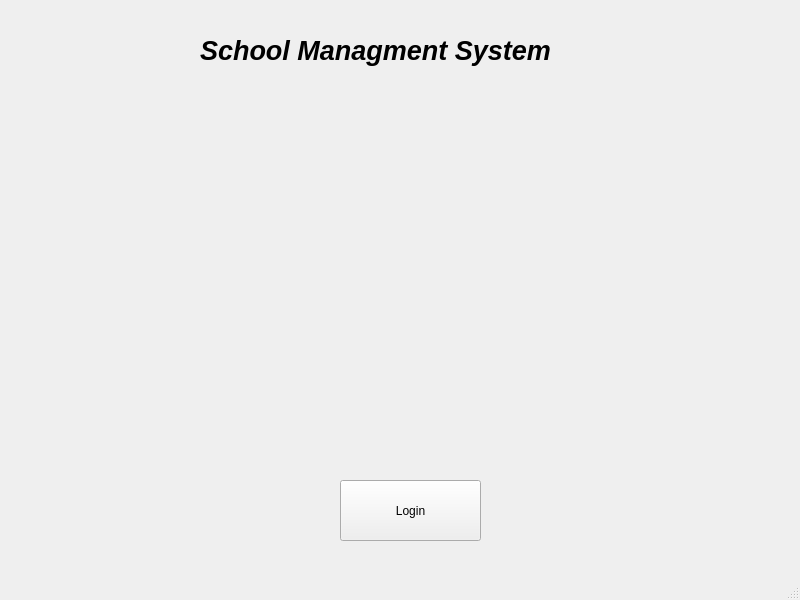
<?xml version="1.0" encoding="UTF-8"?>
<ui version="4.0">
 <class>MainWindow</class>
 <widget class="QMainWindow" name="MainWindow">
  <property name="geometry">
   <rect>
    <x>0</x>
    <y>0</y>
    <width>800</width>
    <height>600</height>
   </rect>
  </property>
  <property name="windowTitle">
   <string>MainWindow</string>
  </property>
  <widget class="QWidget" name="centralwidget">
   <widget class="QLabel" name="label_2">
    <property name="geometry">
     <rect>
      <x>200</x>
      <y>30</y>
      <width>391</width>
      <height>41</height>
     </rect>
    </property>
    <property name="font">
     <font>
      <pointsize>20</pointsize>
      <weight>75</weight>
      <italic>true</italic>
      <bold>true</bold>
     </font>
    </property>
    <property name="text">
     <string>School Managment System</string>
    </property>
   </widget>
   <widget class="QPushButton" name="pushButton">
    <property name="geometry">
     <rect>
      <x>340</x>
      <y>480</y>
      <width>141</width>
      <height>61</height>
     </rect>
    </property>
    <property name="styleSheet">
     <string notr="true">QPushButton:{
 background-color: #4CAF50;
  border: none;
  color: white;
  padding: 20px;
  text-align: center;
  text-decoration: none;
  display: inline-block;
  font-size: 16px;
  margin: 4px 2px;
border-radius: 4px;
}</string>
    </property>
    <property name="text">
     <string>Login</string>
    </property>
   </widget>
   <widget class="QLabel" name="label">
    <property name="geometry">
     <rect>
      <x>70</x>
      <y>120</y>
      <width>671</width>
      <height>331</height>
     </rect>
    </property>
    <property name="styleSheet">
     <string notr="true">background-image:url(:/newPrefix/school.jpg)</string>
    </property>
    <property name="text">
     <string/>
    </property>
   </widget>
  </widget>
  <widget class="QStatusBar" name="statusbar"/>
 </widget>
 <resources>
  <include location="../img/ss.qrc"/>
 </resources>
 <connections/>
</ui>
